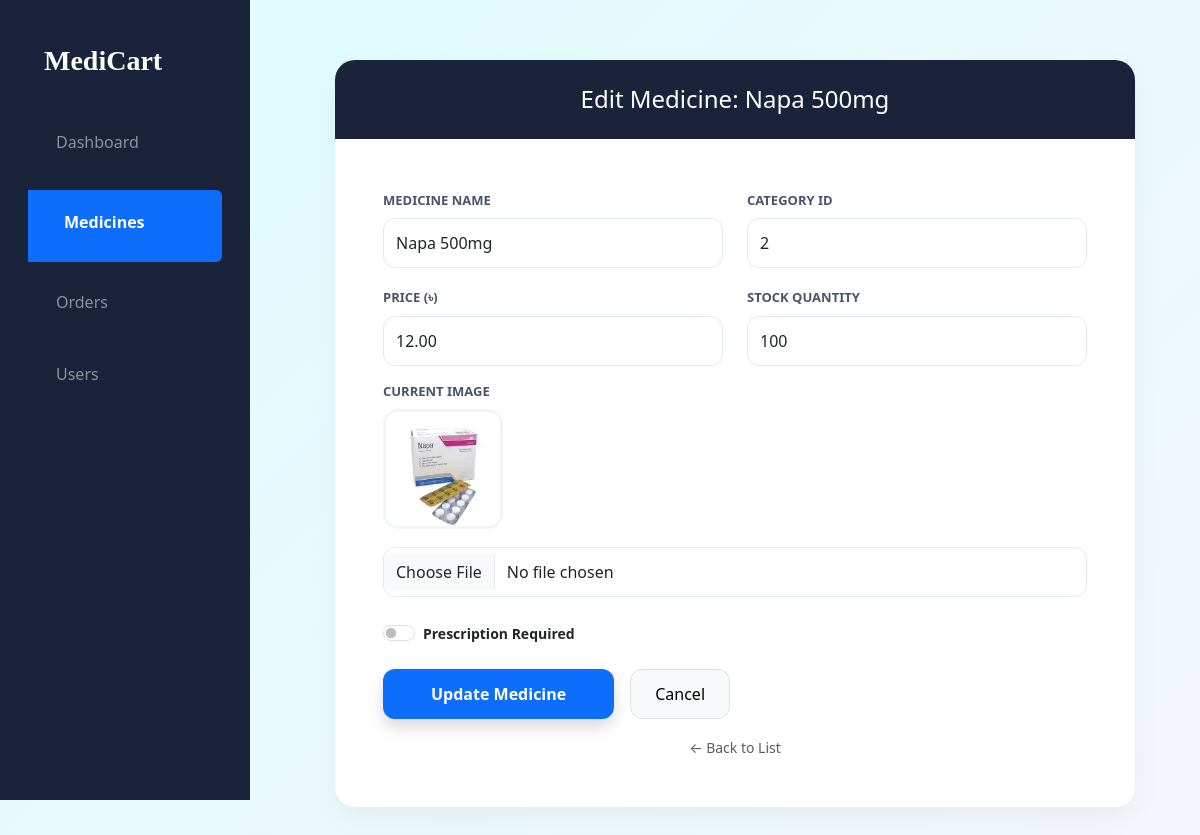
Page /admin/edit_medicine.php?id=2 (signed in) on the committed database.
### tables this page shows
CREATE TABLE `medicines` (
  `medicine_id` int(11) NOT NULL,
  `name` varchar(255) DEFAULT NULL,
  `brand` varchar(100) DEFAULT NULL,
  `price` decimal(10,2) DEFAULT NULL,
  `stock` int(11) DEFAULT 0,
  `prescription_required` tinyint(1) DEFAULT 0,
  `image` varchar(255) DEFAULT NULL,
  `created_at` timestamp NOT NULL DEFAULT current_timestamp(),
  `category_id` int(11) DEFAULT NULL,
  `is_prescription_required` tinyint(1) DEFAULT 0
);

### admin/edit_medicine.php (the view, shortened to what this page needs)
<?php
include('../includes/db.php');
include('../includes/ad_header.php');
$id = intval($_GET['id']);
$query = mysqli_query($conn, "SELECT * FROM medicines WHERE medicine_id = $id");
$medicine = mysqli_fetch_assoc($query);
?>
<div class="sidebar" style="width: 250px; height: 100vh; background: #1a233a; position: fixed; left: 0; top: 0;">
    <div class="p-4"><h3 style="color:#fff; font-family:cursive; font-weight:900;">MediCart</h3></div>
    <ul class="list-unstyled text-white-50">
        <li class="px-4 py-2"><a href="dashboard.php" class="text-white-50 text-decoration-none">Dashboard</a></li>
        <li class="px-4 py-2 bg-primary rounded-end m-2 text-white"><a href="manage_medicines.php" class="text-white text-decoration-none fw-bold">Medicines</a></li>
        <li class="px-4 py-2"><a href="orders.php" class="text-white-50 text-decoration-none">Orders</a></li>
        <li class="px-4 py-2"><a href="users.php" class="text-white-50 text-decoration-none">Users</a></li>
    </ul>
</div>
<div class="main-content">
    <div class="edit-card">
        <div class="card-header-custom">
            <h4 class="m-0">Edit Medicine: <?= htmlspecialchars($medicine['name']) ?></h4>
        </div>
        <div class="p-4 p-md-5">
            <form action="" method="POST" enctype="multipart/form-data">
                <div class="row">
                    <div class="col-md-6 mb-3">
                        <label class="form-label">Medicine Name</label>
                        <input type="text" name="name" class="form-control" value="<?= htmlspecialchars($medicine['name']) ?>" required>
                    </div>
                    <div class="col-md-6 mb-3">
                        <label class="form-label">Category ID</label>
                        <input type="number" name="category_id" class="form-control" value="<?= $medicine['category_id'] ?>" required>
                    </div>
                </div>
                <div class="row">
                    <div class="col-md-6 mb-3">
                        <label class="form-label">Price (৳)</label>
                        <input type="number" step="0.01" name="price" class="form-control" value="<?= $medicine['price'] ?>" required>
                    </div>
                    <div class="col-md-6 mb-3">
                        <label class="form-label">Stock Quantity</label>
                        <input type="number" name="stock" class="form-control" value="<?= $medicine['stock'] ?>" required>
                    </div>
                </div>
                <div class="mb-4">
                    <label class="form-label d-block">Current Image</label>
                    <img src="../uploads/<?= !empty($medicine['image']) ? $medicine['image'] : 'default.png' ?>" class="current-img" id="preview">
                    <input type="file" name="image" class="form-control mt-2" onchange="previewImage(event)">
                </div>
                 <div class="form-check form-switch mb-4">
                <input type="checkbox" name="prescription" class="form-check-input" id="presSwitch">
                <label class="form-check-label fw-bold small" for="presSwitch">Prescription Required</label>
            </div>
                <div class="d-flex gap-3">
                    <button type="submit" name="update" class="btn btn-primary btn-update px-5 shadow">Update Medicine</button>
                    <a href="manage_medicines.php" class="btn btn-light px-4 border" style="border-radius:12px; padding:12px;">Cancel</a>
                </div>
            </form>
            <div class="text-center mt-3">
            <a href="manage_medicines.php" class="text-decoration-none small text-muted">← Back to List<a>
        </div>
        </div>
    </div>
</div>

### includes/ad_header.php (style rules this page uses)
html, body { height: 100%; margin: 0; }
body { background: #f4f6f9; display: flex; flex-direction: column; }
.sidebar { width: 250px; height: 100vh; position: fixed; left: 0; top: 0; background: linear-gradient(180deg, #0f172a, #1e293b); color: #fff; padding: 20px; overflow-y: auto; }
.sidebar a { display: block; padding: 12px; margin-bottom: 8px; color: #cbd5e1; text-decoration: none; border-radius: 10px; transition: 0.2s; }

### admin/edit_medicine.php (style rules this page uses)
body { background: linear-gradient(135deg, #ddfdfd, #f5f7fb); min-height: 100vh; }
.main-content { padding: 40px; }
.edit-card { background: #fff; border-radius: 20px; box-shadow: 0 10px 30px rgba(0,0,0,0.05); max-width: 800px; margin: auto; overflow: hidden; }
.card-header-custom { background: #1a233a; color: #fff; padding: 25px; text-align: center; }
.form-label { font-weight: 700; color: #475569; font-size: 13px; text-transform: uppercase; }
.form-control { border-radius: 12px; padding: 12px; border: 1px solid #e2e8f0; }
.current-img { width: 120px; height: 120px; object-fit: cover; border-radius: 15px; border: 3px solid #f1f5f9; margin-bottom: 10px; }
.btn-update { background: #0d6efd; border: none; padding: 12px 30px; border-radius: 12px; font-weight: 700; transition: 0.3s; }

### rows in the picture
medicines: name "Napa 500mg", category_id "2", price "12.00", stock "100", image (picture)
